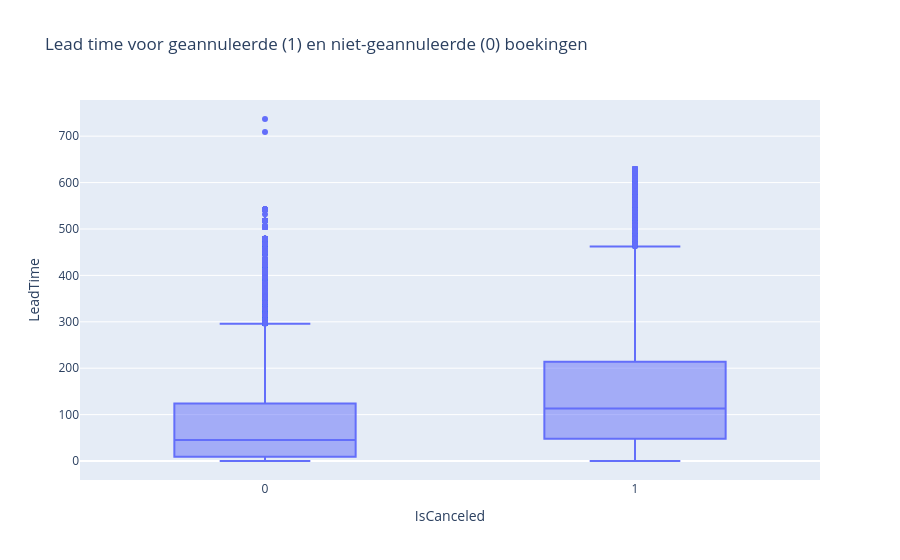

Write notebook code for a chart like this one.
### Markdown cell above
##### Vraag 5: Annuleren mensen die lang op voorhand boeken vaker?

### Code cell
px.box(hotel, x="IsCanceled", y="LeadTime", title="Lead time voor geannuleerde (1) en niet-geannuleerde (0) boekingen")

### Figure 1 — Plotly figure (JSON) as saved in the notebook; plotly's stock layout.template omitted (floating-point values rounded to 4 significant figures; data arrays with more than 128 entries replaced by an {"elided": "..."} marker saying what was removed)
{"data": [{"alignmentgroup": "True", "hovertemplate": "IsCanceled=%{x}<br>LeadTime=%{y}<extra></extra>", "legendgroup": "", "marker": {"color": "#636efa"}, "name": "", "notched": false, "offsetgroup": "", "orientation": "v", "showlegend": false, "type": "box", "x": {"elided": "119389 int values"}, "x0": " ", "xaxis": "x", "y": {"elided": "119389 int values"}, "y0": " ", "yaxis": "y"}], "layout": {"boxmode": "group", "legend": {"tracegroupgap": 0}, "title": {"text": "Lead time voor geannuleerde (1) en niet-geannuleerde (0) boekingen"}, "xaxis": {"anchor": "y", "domain": [0.0, 1.0], "title": {"text": "IsCanceled"}}, "yaxis": {"anchor": "x", "domain": [0.0, 1.0], "title": {"text": "LeadTime"}}}}
